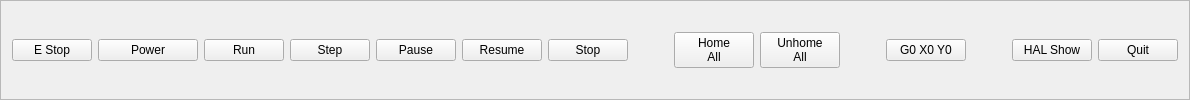
     <widget class="QFrame" name="frame">
      <property name="sizePolicy">
       <sizepolicy hsizetype="Preferred" vsizetype="Minimum">
        <horstretch>0</horstretch>
        <verstretch>0</verstretch>
       </sizepolicy>
      </property>
      <property name="maximumSize">
       <size>
        <width>16777215</width>
        <height>16777215</height>
       </size>
      </property>
      <property name="frameShape">
       <enum>QFrame::StyledPanel</enum>
      </property>
      <property name="frameShadow">
       <enum>QFrame::Raised</enum>
      </property>
      <layout class="QGridLayout" name="gridLayout_2">
       <item row="0" column="8">
        <widget class="QPushButton" name="home_all_pb">
         <property name="text">
          <string>Home
All</string>
         </property>
        </widget>
       </item>
       <item row="0" column="7">
        <spacer name="horizontalSpacer_5">
         <property name="orientation">
          <enum>Qt::Horizontal</enum>
         </property>
         <property name="sizeHint" stdset="0">
          <size>
           <width>40</width>
           <height>20</height>
          </size>
         </property>
        </spacer>
       </item>
       <item row="0" column="14">
        <widget class="QPushButton" name="quit_pb">
         <property name="text">
          <string>Quit</string>
         </property>
        </widget>
       </item>
       <item row="0" column="12">
        <spacer name="horizontalSpacer">
         <property name="orientation">
          <enum>Qt::Horizontal</enum>
         </property>
         <property name="sizeHint" stdset="0">
          <size>
           <width>40</width>
           <height>20</height>
          </size>
         </property>
        </spacer>
       </item>
       <item row="0" column="2">
        <widget class="QPushButton" name="run_pb">
         <property name="text">
          <string>Run</string>
         </property>
        </widget>
       </item>
       <item row="0" column="11">
        <widget class="QPushButton" name="pushButton">
         <property name="text">
          <string>G0 X0 Y0</string>
         </property>
         <property name="function" stdset="0">
          <string>mdi</string>
         </property>
         <property name="command" stdset="0">
          <string>G0 X0 Y0</string>
         </property>
        </widget>
       </item>
       <item row="0" column="6">
        <widget class="QPushButton" name="stop_pb">
         <property name="text">
          <string>Stop</string>
         </property>
        </widget>
       </item>
       <item row="0" column="9">
        <widget class="QPushButton" name="unhome_all_pb">
         <property name="text">
          <string>Unhome
All</string>
         </property>
        </widget>
       </item>
       <item row="0" column="13">
        <widget class="QPushButton" name="show_hal_pb">
         <property name="text">
          <string>HAL Show</string>
         </property>
        </widget>
       </item>
       <item row="0" column="3">
        <widget class="QPushButton" name="step_pb">
         <property name="text">
          <string>Step</string>
         </property>
        </widget>
       </item>
       <item row="0" column="10">
        <spacer name="horizontalSpacer_2">
         <property name="orientation">
          <enum>Qt::Horizontal</enum>
         </property>
         <property name="sizeHint" stdset="0">
          <size>
           <width>40</width>
           <height>20</height>
          </size>
         </property>
        </spacer>
       </item>
       <item row="0" column="1">
        <widget class="QPushButton" name="power_pb">
         <property name="minimumSize">
          <size>
           <width>100</width>
           <height>0</height>
          </size>
         </property>
         <property name="text">
          <string>Power</string>
         </property>
         <property name="led_indicator" stdset="0">
          <bool>true</bool>
         </property>
        </widget>
       </item>
       <item row="0" column="5">
        <widget class="QPushButton" name="resume_pb">
         <property name="text">
          <string>Resume</string>
         </property>
        </widget>
       </item>
       <item row="0" column="4">
        <widget class="QPushButton" name="pause_pb">
         <property name="text">
          <string>Pause</string>
         </property>
        </widget>
       </item>
       <item row="0" column="0">
        <widget class="QPushButton" name="estop_pb">
         <property name="minimumSize">
          <size>
           <width>0</width>
           <height>0</height>
          </size>
         </property>
         <property name="text">
          <string>E Stop</string>
         </property>
         <property name="led_indicator" stdset="0">
          <bool>true</bool>
         </property>
        </widget>
       </item>
      </layout>
     </widget>
